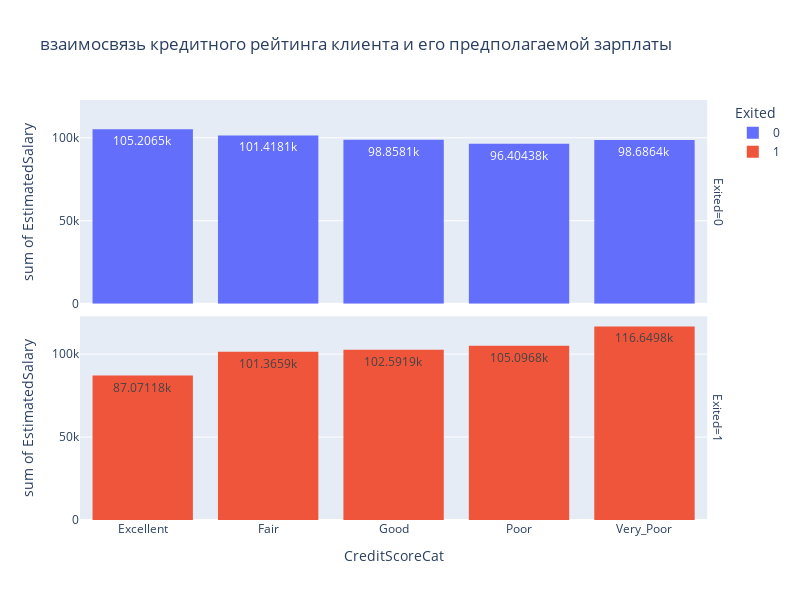

The code cell stored with this chart in its notebook:
### Code cell
px.histogram(df_salary, x='CreditScoreCat', y='EstimatedSalary', color='Exited', facet_row='Exited', text_auto=True, width=800, height=600, title='взаимосвязь кредитного рейтинга клиента и его предполагаемой зарплаты')

### Figure 1 — Plotly figure (JSON) as saved in the notebook; plotly's stock layout.template omitted (floating-point values rounded to 4 significant figures)
{"data": [{"alignmentgroup": "True", "bingroup": "x", "histfunc": "sum", "hovertemplate": "Exited=0<br>CreditScoreCat=%{x}<br>sum of EstimatedSalary=%{y}<extra></extra>", "legendgroup": "0", "marker": {"color": "#636efa", "pattern": {"shape": ""}}, "name": "0", "offsetgroup": "0", "orientation": "v", "showlegend": true, "texttemplate": "%{value}", "type": "histogram", "x": ["Excellent", "Fair", "Good", "Poor", "Very_Poor"], "xaxis": "x2", "y": [105200.0, 101400.0, 98860.0, 96400.0, 98690.0], "yaxis": "y2"}, {"alignmentgroup": "True", "bingroup": "x", "histfunc": "sum", "hovertemplate": "Exited=1<br>CreditScoreCat=%{x}<br>sum of EstimatedSalary=%{y}<extra></extra>", "legendgroup": "1", "marker": {"color": "#EF553B", "pattern": {"shape": ""}}, "name": "1", "offsetgroup": "1", "orientation": "v", "showlegend": true, "texttemplate": "%{value}", "type": "histogram", "x": ["Excellent", "Fair", "Good", "Poor", "Very_Poor"], "xaxis": "x", "y": [87070.0, 101400.0, 102600.0, 105100.0, 116600.0], "yaxis": "y"}], "layout": {"annotations": [{"font": {}, "showarrow": false, "text": "Exited=1", "textangle": 90, "x": 0.98, "xanchor": "left", "xref": "paper", "y": 0.2425, "yanchor": "middle", "yref": "paper"}, {"font": {}, "showarrow": false, "text": "Exited=0", "textangle": 90, "x": 0.98, "xanchor": "left", "xref": "paper", "y": 0.7575, "yanchor": "middle", "yref": "paper"}], "barmode": "relative", "height": 600, "legend": {"title": {"text": "Exited"}, "tracegroupgap": 0}, "title": {"text": "взаимосвязь кредитного рейтинга клиента и его предполагаемой зарплаты"}, "width": 800, "xaxis": {"anchor": "y", "domain": [0, 0.98], "title": {"text": "CreditScoreCat"}}, "xaxis2": {"anchor": "y2", "domain": [0, 0.98], "matches": "x", "showticklabels": false}, "yaxis": {"anchor": "x", "domain": [0, 0.485], "title": {"text": "sum of EstimatedSalary"}}, "yaxis2": {"anchor": "x2", "domain": [0.515, 1], "matches": "y", "title": {"text": "sum of EstimatedSalary"}}}}
